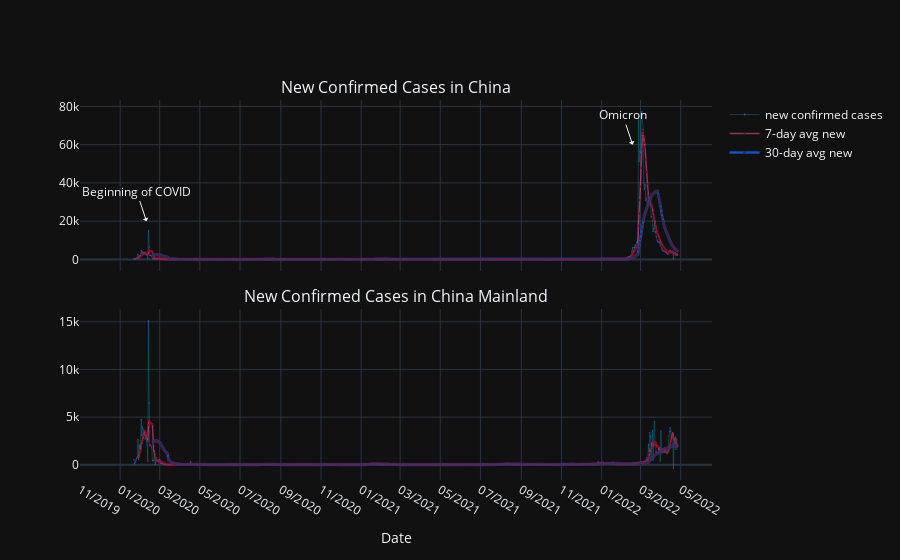

Source (notebook cell):
### Code cell
from plotly.subplots import make_subplots
fig = make_subplots(rows=2, cols=1, subplot_titles=('New Confirmed Cases in China', 'New Confirmed Cases in China Mainland'),
                    shared_xaxes=True,
                    vertical_spacing=0.1)
data_copy2 = ts_confirmed_CHINA_incre
# china
specify = 'China'
idx = data_copy2.index
ser = data_copy2.sum(axis=1)
layout_title = specify.upper()
kind = 'confirmed'
method = 'new'
ma = [7,30]

trace = go.Scatter(
    x = idx,
    y = ser,
    mode = 'lines+markers',
    name = f'{method} {kind} cases',
    opacity = .8,
    line=dict(color="#08a8c4",width = .4),
    marker = dict(color = '#5857e1',size = 1.2)
)
trace1 = go.Scatter(
    x = idx,
    y = ser.rolling(ma[0]).mean(),
    mode = 'lines+markers',
    name = f'{ma[0]}-day avg new',
    opacity = .6,
    line=dict(color="#ee5090",width = 1.4),
    marker = dict(color = '#dd001b',size = 2.2)
)
trace2 = go.Scatter(
    x = idx,
    y = ser.rolling(ma[1]).mean(),
    mode = 'lines+markers',
    name = f'{ma[1]}-day avg new',
    opacity = .8,
    line=dict(color="#006eff",width = 2.4),
    marker = dict(color = '#412b63',size = 3.2)
)


plotdata = [trace,trace1,trace2]

# china mainland
specify = 'China Mainland'
idx = data_copy2.index
# exclude Hong Kong
ser = data_copy2.drop('Hong Kong',axis=1).sum(axis=1)
layout_title = specify.upper()
kind = 'Confirmed'
method = 'new'
ma = [7,30]

trace3 = go.Scatter(
    x = idx,
    y = ser,
    mode = 'lines+markers',
    opacity = .8,
    line=dict(color="#08a8c4",width = .4),
    marker = dict(color = '#5857e1',size = 1.2),
    showlegend=False
)
trace4 = go.Scatter(
    x = idx,
    y = ser.rolling(ma[0]).mean(),
    mode = 'lines+markers',
    opacity = .6,
    line=dict(color="#ee5090",width = 1.4),
    marker = dict(color = '#dd001b',size = 2.2),
    showlegend=False
)
trace5 = go.Scatter(
    x = idx,
    y = ser.rolling(ma[1]).mean(),
    mode = 'lines+markers',
    opacity = .8,
    line=dict(color="#006eff",width = 2.4),
    marker = dict(color = '#412b63',size = 3.2),
    showlegend=False
)

'''plot'''
# upper subplot
fig.add_traces(data=plotdata)

# lower subplot
fig.add_trace(trace3, row=2, col=1)
fig.add_trace(trace4, row=2, col=1)
fig.add_trace(trace5, row=2, col=1)

fig.update_xaxes(title_text='Date', row=2, col=1)
fig.update_xaxes(tickmode='auto',nticks=20, tickformat='%m/%Y')
fig.add_annotation(x=pd.to_datetime('2/10/2020'),y=20_000,text='Beginning of COVID', showarrow=True, arrowhead=1)
fig.add_annotation(x=pd.to_datetime('2/17/2022'),y=60_000,text='Omicron', showarrow=True, arrowhead=1)

fig.show()

### Figure 1 — Plotly figure (JSON) as saved in the notebook; plotly's stock layout.template omitted (floating-point values rounded to 4 significant figures; data arrays with more than 128 entries replaced by an {"elided": "..."} marker saying what was removed)
{"data": [{"line": {"color": "#08a8c4", "width": 0.4}, "marker": {"color": "#5857e1", "size": 1.2}, "mode": "lines+markers", "name": "new confirmed cases", "opacity": 0.8, "x": {"elided": "826 str values"}, "y": {"elided": "826 float values"}, "type": "scatter"}, {"line": {"color": "#ee5090", "width": 1.4}, "marker": {"color": "#dd001b", "size": 2.2}, "mode": "lines+markers", "name": "7-day avg new", "opacity": 0.6, "x": {"elided": "826 str values"}, "y": {"elided": "826 float values"}, "type": "scatter"}, {"line": {"color": "#006eff", "width": 2.4}, "marker": {"color": "#412b63", "size": 3.2}, "mode": "lines+markers", "name": "30-day avg new", "opacity": 0.8, "x": {"elided": "826 str values"}, "y": {"elided": "826 float values"}, "type": "scatter"}, {"line": {"color": "#08a8c4", "width": 0.4}, "marker": {"color": "#5857e1", "size": 1.2}, "mode": "lines+markers", "opacity": 0.8, "showlegend": false, "x": {"elided": "826 str values"}, "y": {"elided": "826 float values"}, "type": "scatter", "xaxis": "x2", "yaxis": "y2"}, {"line": {"color": "#ee5090", "width": 1.4}, "marker": {"color": "#dd001b", "size": 2.2}, "mode": "lines+markers", "opacity": 0.6, "showlegend": false, "x": {"elided": "826 str values"}, "y": {"elided": "826 float values"}, "type": "scatter", "xaxis": "x2", "yaxis": "y2"}, {"line": {"color": "#006eff", "width": 2.4}, "marker": {"color": "#412b63", "size": 3.2}, "mode": "lines+markers", "opacity": 0.8, "showlegend": false, "x": {"elided": "826 str values"}, "y": {"elided": "826 float values"}, "type": "scatter", "xaxis": "x2", "yaxis": "y2"}], "layout": {"xaxis": {"anchor": "y", "domain": [0.0, 1.0], "matches": "x2", "showticklabels": false, "tickmode": "auto", "nticks": 20, "tickformat": "%m/%Y"}, "yaxis": {"anchor": "x", "domain": [0.55, 1.0]}, "xaxis2": {"anchor": "y2", "domain": [0.0, 1.0], "title": {"text": "Date"}, "tickmode": "auto", "nticks": 20, "tickformat": "%m/%Y"}, "yaxis2": {"anchor": "x2", "domain": [0.0, 0.45]}, "annotations": [{"font": {"size": 16}, "showarrow": false, "text": "New Confirmed Cases in China", "x": 0.5, "xanchor": "center", "xref": "paper", "y": 1.0, "yanchor": "bottom", "yref": "paper"}, {"font": {"size": 16}, "showarrow": false, "text": "New Confirmed Cases in China Mainland", "x": 0.5, "xanchor": "center", "xref": "paper", "y": 0.45, "yanchor": "bottom", "yref": "paper"}, {"arrowhead": 1, "showarrow": true, "text": "Beginning of COVID", "x": "2020-02-10T00:00:00", "y": 20000}, {"arrowhead": 1, "showarrow": true, "text": "Omicron", "x": "2022-02-17T00:00:00", "y": 60000}]}}
